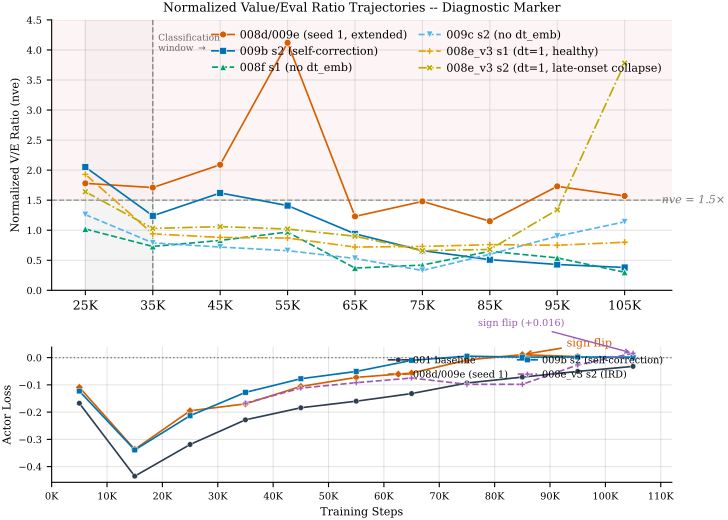

Python code for this plot:
import matplotlib
matplotlib.use('Agg')
import matplotlib.pyplot as plt
import matplotlib.gridspec as gridspec
import numpy as np
import json
import sys, os
sys.path.insert(0, os.path.dirname(__file__))
from fig_style import apply_style
apply_style()

# === TOP PANEL DATA: NVE trajectories ===
experiments = {
    '008d/009e (seed 1, extended)': {
        'steps': [25000, 35000, 45000, 55000, 65000, 75000, 85000, 95000, 105000],
        'nve': [1.78, 1.71, 2.09, 4.12, 1.23, 1.48, 1.15, 1.73, 1.57],
        'color': '#D55E00', 'linestyle': '-', 'marker': 'o',
        'group': 'trained',
    },
    '009b s2 (self-correction)': {
        'steps': [25000, 35000, 45000, 55000, 65000, 75000, 85000, 95000, 105000],
        'nve': [2.05, 1.24, 1.62, 1.41, 0.94, 0.66, 0.51, 0.43, 0.38],
        'color': '#0072B2', 'linestyle': '-', 'marker': 's',
        'group': 'trained',
    },
    '008f s1 (no dt_emb)': {
        'steps': [25000, 35000, 45000, 55000, 65000, 75000, 85000, 95000, 105000],
        'nve': [1.02, 0.73, 0.83, 0.97, 0.37, 0.42, 0.65, 0.54, 0.30],
        'color': '#009E73', 'linestyle': '--', 'marker': '^',
        'group': 'untrained',
    },
    '009c s2 (no dt_emb)': {
        'steps': [25000, 35000, 45000, 55000, 65000, 75000, 85000, 95000, 105000],
        'nve': [1.26, 0.79, 0.72, 0.66, 0.53, 0.33, 0.60, 0.90, 1.14],
        'color': '#56B4E9', 'linestyle': '--', 'marker': 'v',
        'group': 'untrained',
    },
    '008e_v3 s1 (dt=1, healthy)': {
        'steps': [25000, 35000, 45000, 55000, 65000, 75000, 85000, 95000, 105000],
        'nve': [1.93, 0.94, 0.88, 0.87, 0.72, 0.73, 0.76, 0.75, 0.80],
        'color': '#E69F00', 'linestyle': '-.', 'marker': 'P',
        'group': 'mitigation',
    },
    '008e_v3 s2 (dt=1, late-onset collapse)': {
        'steps': [25000, 35000, 45000, 55000, 65000, 75000, 85000, 95000, 105000],
        'nve': [1.64, 1.03, 1.06, 1.02, 0.90, 0.66, 0.68, 1.34, 3.78],
        'color': '#BDA800', 'linestyle': '-.', 'marker': 'X',
        'group': 'mitigation',
    },
}

# === BOTTOM PANEL DATA: Actor loss ===
actor_loss_file = os.path.join(os.path.dirname(__file__), '..', 'data', 'actor_loss_data.json')
actor_loss_data = {}
if os.path.exists(actor_loss_file):
    with open(actor_loss_file) as f:
        raw = json.load(f)
    if 'exp_001_baseline' in raw and raw['exp_001_baseline']:
        entries = [e for e in raw['exp_001_baseline'] if e['step'] <= 105000]
        actor_loss_data['baseline'] = {
            'steps': [e['step'] for e in entries],
            'actor_loss': [e['actor_loss'] for e in entries],
        }
    if 'exp_009b_008d_walker_s2' in raw and raw['exp_009b_008d_walker_s2']:
        entries = raw['exp_009b_008d_walker_s2']
        actor_loss_data['009b_s2'] = {
            'steps': [e['step'] for e in entries],
            'actor_loss': [e['actor_loss'] for e in entries],
        }
    d008 = raw.get('exp_008d_subsample_on_h8', [])
    d009 = raw.get('exp_009e_008d_walker_s1', [])
    if d008 or d009:
        max_008d_step = max(e['step'] for e in d008) if d008 else 0
        merged = list(d008) + [e for e in d009 if e['step'] > max_008d_step]
        actor_loss_data['008d_009e'] = {
            'steps': [e['step'] for e in merged],
            'actor_loss': [e['actor_loss'] for e in merged],
        }

# [Fix 2] 008e_v3_s2 actor loss (hardcoded from metrics.jsonl)
actor_loss_data['008e_v3_s2'] = {
    'steps': [35000, 45000, 55000, 65000, 75000, 85000, 95000, 105000],
    'actor_loss': [-0.167, -0.112, -0.092, -0.075, -0.098, -0.098, -0.027, 0.016],
}

has_bottom = bool(actor_loss_data)

# === FIGURE LAYOUT ===
if has_bottom:
    fig = plt.figure(figsize=(8, 6))
    gs = gridspec.GridSpec(2, 1, height_ratios=[2, 1], hspace=0.28)
    ax_top = fig.add_subplot(gs[0])
    ax_bot = fig.add_subplot(gs[1])
else:
    fig = plt.figure(figsize=(8, 4))
    ax_top = fig.add_subplot(111)
    ax_bot = None

# === TOP PANEL: NVE trajectories ===
threshold = 1.5

# [Fix 1] 25K-35K pre-classification zone + 35K boundary
ax_top.axvspan(25000, 35000, color='#D0D0D0', alpha=0.22, zorder=0)
ax_top.axvline(x=35000, color='#888888', linestyle='--', linewidth=1.0, zorder=1)
ax_top.text(35800, 4.28, 'Classification\nwindow $\\rightarrow$', fontsize=6.5,
            color='#666666', va='top', ha='left')

ax_top.axhspan(threshold, 5.0, color='#FDECEC', alpha=0.5, zorder=0, label='_nolegend_')
ax_top.axhline(y=threshold, color='#999999', linestyle='--', linewidth=1.0, zorder=1)
ax_top.text(110500, threshold, 'nve = 1.5$\\times$', fontsize=8, color='#777777',
            va='center', ha='left', style='italic')

for name, d in experiments.items():
    steps_k = np.array(d['steps'])
    ax_top.plot(steps_k, d['nve'],
                color=d['color'], linestyle=d['linestyle'], marker=d['marker'],
                markersize=5, markeredgecolor='white', markeredgewidth=0.5,
                label=name, zorder=2)

ax_top.set_ylabel('Normalized V/E Ratio (nve)')
ax_top.set_ylim(0, 4.5)
ax_top.set_xlim(20000, 112000)

step_ticks = np.arange(25000, 110001, 10000)
ax_top.set_xticks(step_ticks)
ax_top.set_xticklabels([f'{int(s/1000)}K' for s in step_ticks], fontsize=9)

if not has_bottom:
    ax_top.set_xlabel('Training Steps')

ax_top.legend(loc='upper right', fontsize=8, ncol=2, framealpha=0.9,
              columnspacing=1.0, handletextpad=0.5)
ax_top.grid(True, alpha=0.2, color='gray')
ax_top.set_title('Normalized Value/Eval Ratio Trajectories -- Diagnostic Marker')

# === BOTTOM PANEL: Actor loss ===
if has_bottom and ax_bot is not None:
    actor_colors = {
        'baseline': '#2C3E50',
        '008d_009e': '#D55E00',
        '009b_s2': '#0072B2',
        '008e_v3_s2': '#9B59B6',
    }
    actor_labels = {
        'baseline': '001 baseline',
        '008d_009e': '008d/009e (seed 1)',
        '009b_s2': '009b s2 (self-correction)',
        '008e_v3_s2': '008e_v3 s2 (IRD)',
    }
    actor_markers = {
        'baseline': 'o',
        '008d_009e': 'D',
        '009b_s2': 's',
        '008e_v3_s2': 'P',
    }
    actor_linestyles = {
        'baseline': '-',
        '008d_009e': '-',
        '009b_s2': '-',
        '008e_v3_s2': '--',
    }

    ax_bot.axhline(y=0, color='gray', linestyle=':', linewidth=1.0, zorder=1)

    for key in ['baseline', '008d_009e', '009b_s2', '008e_v3_s2']:
        if actor_loss_data.get(key) is not None:
            steps = np.array(actor_loss_data[key]['steps'])
            losses = np.array(actor_loss_data[key]['actor_loss'])
            ax_bot.plot(steps, losses,
                        color=actor_colors[key], linestyle=actor_linestyles[key],
                        marker=actor_markers[key],
                        markersize=4, markeredgecolor='white', markeredgewidth=0.3,
                        label=actor_labels[key], zorder=2)

            if key == '008d_009e':
                for i in range(1, len(losses)):
                    if losses[i-1] < 0 and losses[i] >= 0:
                        ax_bot.annotate('sign flip',
                                        xy=(steps[i], losses[i]),
                                        xytext=(steps[i] + 8000, losses[i] + 0.03),
                                        fontsize=8, color='#D55E00',
                                        arrowprops=dict(arrowstyle='->', color='#D55E00',
                                                        lw=1.2),
                                        zorder=3)
                        break

            # [Fix 2] sign flip annotation for 008e_v3_s2
            if key == '008e_v3_s2':
                for i in range(1, len(losses)):
                    if losses[i-1] < 0 and losses[i] >= 0:
                        ax_bot.annotate('sign flip (+0.016)',
                                        xy=(steps[i], losses[i]),
                                        xytext=(steps[i] - 28000, losses[i] + 0.10),
                                        fontsize=7, color='#9B59B6',
                                        arrowprops=dict(arrowstyle='->', color='#9B59B6',
                                                        lw=1.0),
                                        zorder=3)
                        break

    ax_bot.set_ylabel('Actor Loss')
    ax_bot.set_xlabel('Training Steps')
    ax_bot.legend(loc='upper right', fontsize=7, ncol=2, framealpha=0.9,
                  columnspacing=1.0, handletextpad=0.5)
    ax_bot.grid(True, alpha=0.2, color='gray')
    ax_bot.set_xlim(0, 112000)

    step_ticks_bot = np.arange(0, 110001, 10000)
    ax_bot.set_xticks(step_ticks_bot)
    ax_bot.set_xticklabels([f'{int(s/1000)}K' for s in step_ticks_bot], fontsize=7)

# === SAVE ===
outdir = os.path.dirname(__file__)
pdf_path = os.path.join(outdir, 'fig2_nve_trajectory.pdf')
png_path = os.path.join(outdir, 'fig2_nve_trajectory.png')

artifact_dir = '<PROJECT_ROOT>/artifacts'
artifact_pdf = os.path.join(artifact_dir, 'fig2_nve_trajectory_d054.pdf')
artifact_png = os.path.join(artifact_dir, 'fig2_nve_trajectory_d054.png')

plt.savefig(pdf_path)
plt.savefig(png_path)
plt.savefig(artifact_pdf)
plt.savefig(artifact_png)
plt.close()
print(f'Saved: {pdf_path}')
print(f'Saved: {png_path}')
print(f'Saved: {artifact_pdf}')
print(f'Saved: {artifact_png}')
if not has_bottom:
    print('NOTE: Bottom panel (actor_loss) skipped -- actor_loss_data.json not found.')
# [Fix 3] exp_006 omitted — y-axis 5.2+ would compress other trajectories
print('\n[Fix 3] exp_006 (NVE=4.84x) omitted to preserve y-axis scale.')
print('Caption: "exp_006 (NVE=4.84x) omitted for clarity; see Appendix Table X."')
